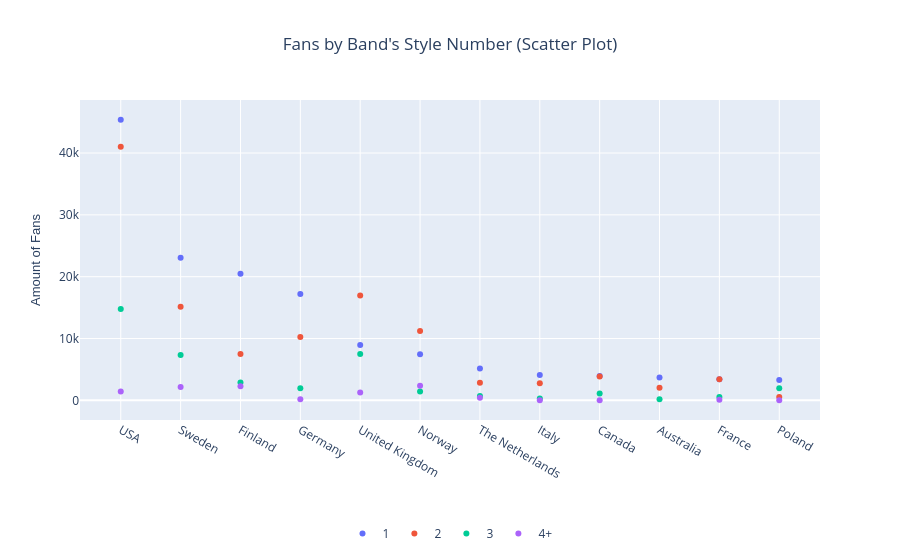

The code cell stored with this chart in its notebook:
### Markdown cell above
## Visualization model #1

### Code cell
# implementation of the viz 1 in this cell

#Scatter
data = df2.sort_values('fans', ascending=False)

fig = go.Figure()


for style in data['label'].unique():
    filtered_data = data[data['label'] == style]
    fig.add_trace(go.Scatter(x=filtered_data['origin'], y=filtered_data['fans'],mode='markers', name=style))

fig.update_layout(title="Fans by Band's Style Number (Scatter Plot)",
                title_x=0.5)

fig.update_yaxes(title_text = "Amount of Fans",
    title_font=dict(family='Helvetica', size=13))

fig.update_layout(legend=dict(
    orientation='h',
    yanchor="bottom",
    y=-0.4,
    xanchor="center",
    x=0.5
)) 

fig.show()

### Figure 1 — Plotly figure (JSON) as saved in the notebook; plotly's stock layout.template omitted (floating-point values rounded to 4 significant figures)
{"data": [{"mode": "markers", "name": "1", "type": "scatter", "x": ["USA", "Sweden", "Finland", "Germany", "United Kingdom", "Norway", "The Netherlands", "Italy", "Canada", "Australia", "France", "Poland"], "y": [45381, 23063, 20482, 17206, 8947, 7440, 5167, 4094, 3929, 3713, 3402, 3284]}, {"mode": "markers", "name": "2", "type": "scatter", "x": ["USA", "United Kingdom", "Sweden", "Norway", "Germany", "Finland", "Canada", "France", "The Netherlands", "Italy", "Australia", "Poland"], "y": [41014, 16953, 15123, 11228, 10236, 7479, 3872, 3419, 2835, 2783, 2055, 558]}, {"mode": "markers", "name": "3", "type": "scatter", "x": ["USA", "United Kingdom", "Sweden", "Finland", "Germany", "Poland", "Norway", "Canada", "The Netherlands", "France", "Italy", "Australia"], "y": [14762, 7508, 7323, 2872, 1976, 1943, 1451, 1126, 715, 538, 289, 188]}, {"mode": "markers", "name": "4+", "type": "scatter", "x": ["Norway", "Finland", "Sweden", "USA", "United Kingdom", "The Netherlands", "Germany", "France", "Canada", "Poland", "Italy"], "y": [2378, 2280, 2151, 1415, 1279, 409, 193, 82, 36, 22, 17]}], "layout": {"legend": {"orientation": "h", "x": 0.5, "xanchor": "center", "y": -0.4, "yanchor": "bottom"}, "title": {"text": "Fans by Band's Style Number (Scatter Plot)", "x": 0.5}, "yaxis": {"title": {"font": {"family": "Helvetica", "size": 13}, "text": "Amount of Fans"}}}}
